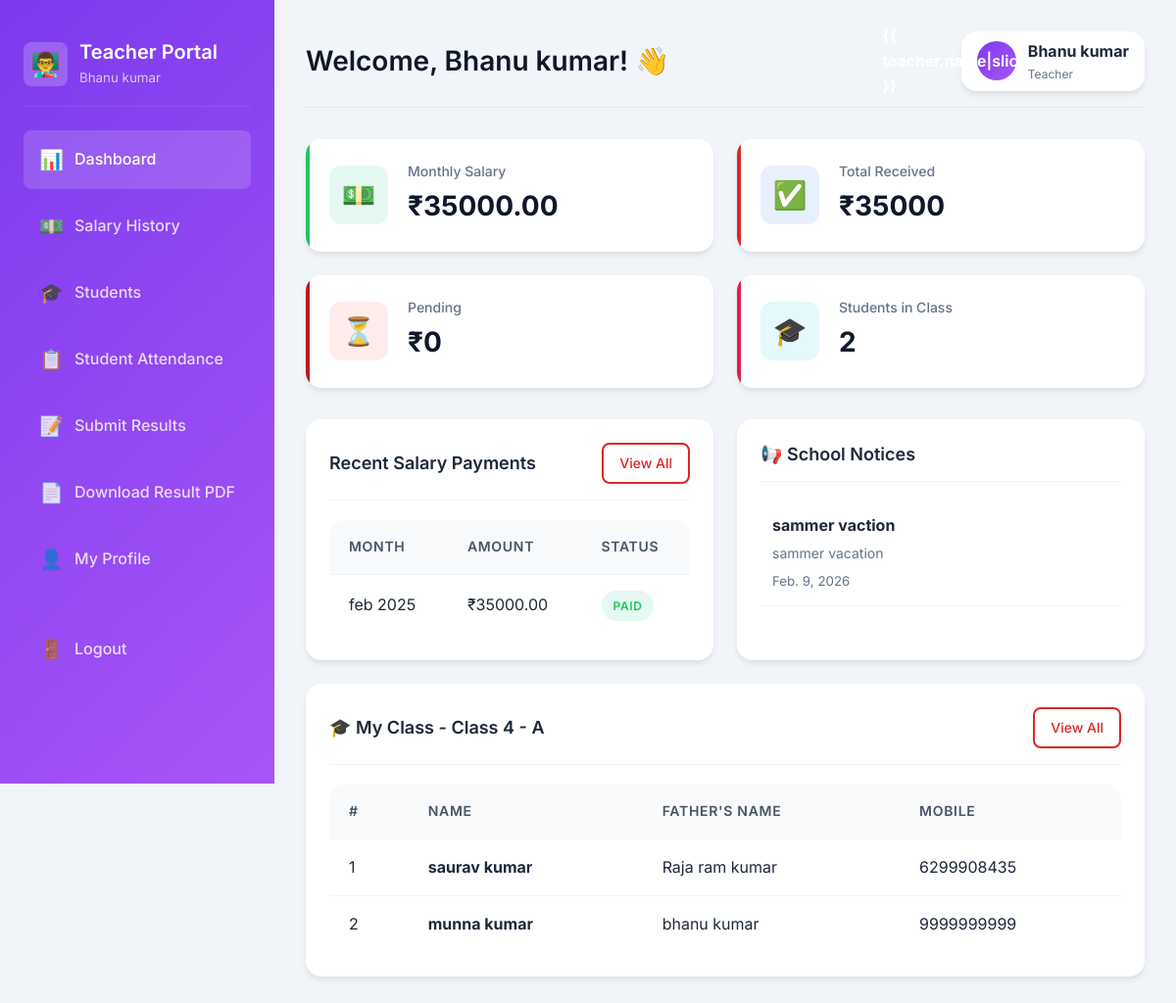
The app's page /teacher/dashboard/ (signed in) with its own data.
### core/models.py (models this page shows, shortened)
class Teacher(models.Model):
    name = models.CharField(max_length=100)
    father_name = models.CharField(max_length=100, blank=True)
    address = models.TextField(blank=True)
    email = models.EmailField(unique=True)
    mobile = models.CharField(max_length=15)
    aadhar_no = models.CharField(max_length=12, blank=True)
    qualification = models.CharField(max_length=100, blank=True)
    role = models.CharField(max_length=50, default='Teacher')
    joining_date = models.DateField()
    subjects = models.ManyToManyField(Subject, blank=True)
    class_section = models.ForeignKey(SchoolClass, on_delete=models.SET_NULL, null=True, blank=True)
    password = models.CharField(max_length=128)
    monthly_salary = models.DecimalField(max_digits=10, decimal_places=2, default=0)
    photo = models.BinaryField(blank=True, null=True)
    is_active = models.BooleanField(default=True)
    created_at = models.DateTimeField(auto_now_add=True)

class TeacherPayment(models.Model):
    PAYMENT_MODE_CHOICES = [
        ('Cash', 'Cash'),
        ('Bank Transfer', 'Bank Transfer'),
        ('UPI', 'UPI'),
        ('Cheque', 'Cheque'),
    ]
    STATUS_CHOICES = [
        ('Paid', 'Paid'),
        ('Pending', 'Pending'),
        ('Partial', 'Partial'),
    ]
    teacher = models.ForeignKey(Teacher, on_delete=models.CASCADE, related_name='payments')
    payment_mode = models.CharField(max_length=20, choices=PAYMENT_MODE_CHOICES, default='Cash')
    paid_amount = models.DecimalField(max_digits=10, decimal_places=2)
    due_amount = models.DecimalField(max_digits=10, decimal_places=2, default=0)
    payment_date = models.DateField()
    status = models.CharField(max_length=10, choices=STATUS_CHOICES, default='Pending')
    month = models.CharField(max_length=20)
    year = models.IntegerField()
    remarks = models.TextField(blank=True)
    created_at = models.DateTimeField(auto_now_add=True)
    class Meta:
        ordering = ['-payment_date']

class Notice(models.Model):
    CATEGORY_CHOICES = [
        ('General', 'General'),
        ('Academic', 'Academic'),
        ('Event', 'Event'),
        ('Holiday', 'Holiday'),
        ('Exam', 'Exam'),
    ]
    PRIORITY_CHOICES = [
        ('Low', 'Low'),
        ('Medium', 'Medium'),
        ('High', 'High'),
    ]
    AUDIENCE_CHOICES = [
        ('All', 'All'),
        ('Students', 'Students'),
        ('Teachers', 'Teachers'),
        ('Parents', 'Parents'),
    ]
    title = models.CharField(max_length=200)
    description = models.TextField()
    category = models.CharField(max_length=20, choices=CATEGORY_CHOICES, default='General')
    issued_by = models.CharField(max_length=100)
    priority = models.CharField(max_length=10, choices=PRIORITY_CHOICES, default='Medium')
    notice_date = models.DateField(auto_now_add=True)
    valid_until = models.DateField(null=True, blank=True)
    audience = models.CharField(max_length=20, choices=AUDIENCE_CHOICES, default='All')
    file = models.BinaryField(blank=True, null=True)
    is_active = models.BooleanField(default=True)
    class Meta:
        ordering = ['-notice_date']

class SchoolClass(models.Model):
    class_name = models.CharField(max_length=50)
    section = models.CharField(max_length=10)
    strength = models.IntegerField(default=0)
    class Meta:
        verbose_name = "Class"
        verbose_name_plural = "Classes"
        unique_together = ['class_name', 'section']
    def __str__(self):
        return f"{self.class_name} - {self.section}"

class Student(models.Model):
    name = models.CharField(max_length=100)
    father_name = models.CharField(max_length=100)
    student_class = models.ForeignKey(SchoolClass, on_delete=models.SET_NULL, null=True)
    role = models.CharField(max_length=50, default='Student')
    address = models.TextField(blank=True)
    email = models.EmailField(blank=True)
    mobile = models.CharField(max_length=15)
    admission_date = models.DateField()
    monthly_fee = models.DecimalField(max_digits=10, decimal_places=2, default=0)
    photo = models.BinaryField(blank=True, null=True)
    password = models.CharField(max_length=128)
    is_active = models.BooleanField(default=True)
    created_at = models.DateTimeField(auto_now_add=True)

### core/views.py (the view)
# urls.py: path('teacher/dashboard/', views.teacher_dashboard, name='teacher_dashboard'),
def teacher_dashboard(request):
    if request.session.get('user_type') != 'teacher':
        return redirect('teacher_login')
    teacher_id = request.session.get('teacher_id')
    teacher = get_object_or_404(Teacher, pk=teacher_id)
    payments = TeacherPayment.objects.filter(teacher=teacher)
    total_received = payments.filter(status='Paid').aggregate(total=Sum('paid_amount'))['total'] or Decimal('0')
    pending_salary = payments.filter(status='Pending').aggregate(total=Sum('due_amount'))['total'] or Decimal('0')
    recent_payments = payments[:5]
    students = []
    if teacher.class_section:
        students = Student.objects.filter(student_class=teacher.class_section, is_active=True)
    notices = Notice.objects.filter(is_active=True, audience__in=['All', 'Teachers'])[:5]
    context = {
        'teacher': teacher,
        'total_received': total_received,
        'pending_salary': pending_salary,
        'recent_payments': recent_payments,
        'students': students,
        'notices': notices,
    }
    return render(request, 'teacher/dashboard.html', context)

### templates/teacher/dashboard.html (shortened to what this page needs)
{% extends 'base.html' %}
{% block body %}
<div class="dashboard-layout">
    <aside class="sidebar" style="background: linear-gradient(135deg, #7c3aed 0%, #a855f7 100%);">
        <div class="sidebar-brand">
            <div class="brand-icon">👨‍🏫</div>
            <div>
                <h2>Teacher Portal</h2><small style="opacity: 0.7;">{{ teacher.name }}</small>
            </div>
        </div>
        <nav>
            <ul class="sidebar-nav">
                <li class="nav-item"><a href="{% url 'teacher_dashboard' %}" class="nav-link active"><span
                            class="icon">📊</span> Dashboard</a></li>
                <li class="nav-item"><a href="{% url 'teacher_salary_history' %}" class="nav-link"><span
                            class="icon">💵</span> Salary History</a></li>
                <li class="nav-item"><a href="{% url 'teacher_students' %}" class="nav-link"><span
                            class="icon">🎓</span> Students</a></li>
                <li class="nav-item"><a href="{% url 'student_attendance_list' %}" class="nav-link"><span
                            class="icon">📋</span> Student Attendance</a></li>
                <li class="nav-item"><a href="{% url 'result_submit' %}" class="nav-link"><span class="icon">📝</span>
                        Submit Results</a></li>
                <li class="nav-item"><a href="{% url 'result_download' %}" class="nav-link"><span class="icon">📄</span>
                        Download Result PDF</a></li>
                <li class="nav-item"><a href="{% url 'teacher_profile' %}" class="nav-link"><span class="icon">👤</span>
                        My Profile</a></li>
                <li class="nav-item" style="margin-top: 2rem;"><a href="{% url 'logout' %}" class="nav-link"><span
                            class="icon">🚪</span> Logout</a></li>
            </ul>
        </nav>
    </aside>
    <main class="main-content">
        <div class="top-header">
            <h1 class="page-title">Welcome, {{ teacher.name }}! 👋</h1>
            <div class="user-profile">
                <div class="user-avatar" style="background: linear-gradient(135deg, #7c3aed 0%, #a855f7 100%);">{{
                    teacher.name|slice:":1"|upper }}</div>
                <div><strong>{{ teacher.name }}</strong>
                    <div style="font-size: 0.75rem; color: var(--gray-500);">{{ teacher.role }}</div>
                </div>
            </div>
        </div>
        <div class="stats-grid animate-slideUp">
            <div class="stat-card revenue">
                <div class="stat-icon">💵</div>
                <div class="stat-content">
                    <h3>Monthly Salary</h3>
                    <div class="stat-value">₹{{ teacher.monthly_salary }}</div>
                </div>
            </div>
            <div class="stat-card income">
                <div class="stat-icon">✅</div>
                <div class="stat-content">
                    <h3>Total Received</h3>
                    <div class="stat-value">₹{{ total_received|floatformat:0 }}</div>
                </div>
            </div>
            <div class="stat-card expense">
                <div class="stat-icon">⏳</div>
                <div class="stat-content">
                    <h3>Pending</h3>
                    <div class="stat-value">₹{{ pending_salary|floatformat:0 }}</div>
                </div>
            </div>
            <div class="stat-card info">
                <div class="stat-icon">🎓</div>
                <div class="stat-content">
                    <h3>Students in Class</h3>
                    <div class="stat-value">{{ students|length }}</div>
                </div>
            </div>
        </div>
        <div class="grid-2">
            <div class="card">
                <div class="card-header">
                    <h3 class="card-title">Recent Salary Payments</h3><a href="{% url 'teacher_salary_history' %}"
                        class="btn btn-sm btn-outline">View All</a>
                </div>
                <div class="table-container" style="box-shadow: none;">
                    <table class="table">
                        <thead>
                            <tr>
                                <th>Month</th>
                                <th>Amount</th>
                                <th>Status</th>
                            </tr>
                        </thead>
                        <tbody>
                            {% for payment in recent_payments %}
                            <tr>
                                <td>{{ payment.month }} {{ payment.year }}</td>
                                <td>₹{{ payment.paid_amount }}</td>
                                <td>
                                    {% if payment.status == 'Paid' %}
                                    <span class="badge badge-success">Paid</span>
                                    {% else %}
                                    <span class="badge badge-warning">{{ payment.status }}</span>
                                    {% endif %}
                                </td>
                            </tr>
                            {% empty %}
                            <tr>
                                <td colspan="3" class="text-center text-muted">No salary records</td>
                            </tr>
                            {% endfor %}
                        </tbody>
                    </table>
                </div>
            </div>
            <div class="card">
                <div class="card-header">
                    <h3 class="card-title">📢 School Notices</h3>
                </div>
                {% for notice in notices %}
                <div style="padding: 0.75rem; border-bottom: 1px solid var(--gray-100);">
                    <strong>{{ notice.title }}</strong>
                    <p class="text-muted" style="font-size: 0.875rem; margin: 0.25rem 0;">
                        {{ notice.description|truncatechars:100 }}
                    </p>
                    <small class="text-muted">{{ notice.notice_date }}</small>
                </div>
                {% empty %}
                <p class="text-center text-muted p-3">No notices</p>
                {% endfor %}
            </div>
        </div>
        {% if teacher.class_section %}
        <div class="card mt-3">
            <div class="card-header">
                <h3 class="card-title">🎓 My Class - {{ teacher.class_section }}</h3><a
                    href="{% url 'teacher_students' %}" class="btn btn-sm btn-outline">View All</a>
            </div>
            <div class="table-container" style="box-shadow: none;">
                <table class="table">
                    <thead>
                        <tr>
                            <th>#</th>
                            <th>Name</th>
                            <th>Father's Name</th>
                            <th>Mobile</th>
                        </tr>
                    </thead>
                    <tbody>
                        {% for student in students|slice:":5" %}
                        <tr>
                            <td>{{ forloop.counter }}</td>
                            <td><strong>{{ student.name }}</strong></td>
                            <td>{{ student.father_name }}</td>
                            <td>{{ student.mobile }}</td>
                        </tr>
                        {% empty %}
                        <tr>
                            <td colspan="4" class="text-center text-muted">No students in class</td>
                        </tr>
                        {% endfor %}
                    </tbody>
                </table>
            </div>
        </div>
        {% endif %}
    </main>
</div>
{% endblock %}

### records on screen
Teacher: name "Bhanu kumar", role "Teacher", monthly_salary "35000.00", class_section "Class 4 - A"
TeacherPayment: month "feb", year "2025", paid_amount "35000.00", status "PAID"
Notice: title "sammer vaction", description "sammer vacation", notice_date "Feb. 9, 2026"
Student: name "saurav kumar", father_name "Raja ram kumar", mobile "6299908435"
Student: name "munna kumar", father_name "bhanu kumar", mobile "9999999999"

### other values on screen
{{ total_received|floatformat:0 }} "35000"
{{ pending_salary|floatformat:0 }} "0"
{{ students|length }} "2"
